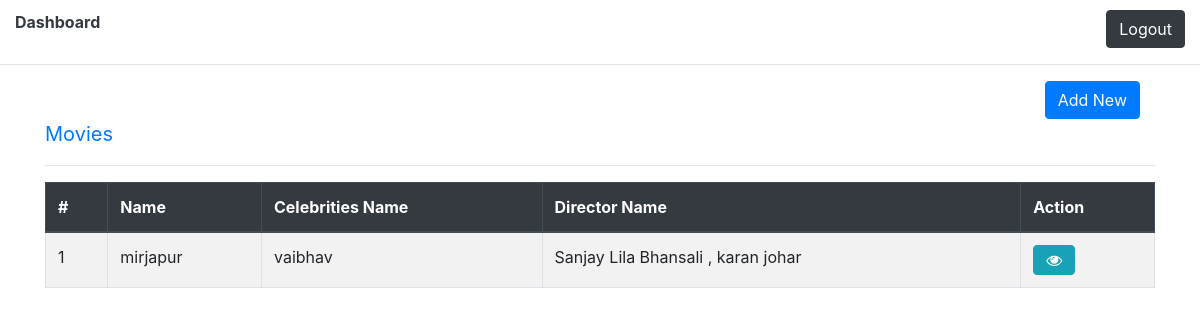
The app's page /admin/movie_listing.php (signed in) with its own data.
### tables this page shows
CREATE TABLE `tbl_movies` (
  `id` int(11) NOT NULL,
  `name` varchar(225) NOT NULL,
  `celeb_id` varchar(255) NOT NULL,
  `director_id` varchar(255) NOT NULL,
  `trailer_url` varchar(255) NOT NULL,
  `description` text NOT NULL
);

### admin/movie_listing.php (the view)
<?php
include "topnav.php";
?>
<div class="container">
    <div class="col-sm-12" align="right">
        <a href="add_movie.php" class="btn btn-primary">Add New</a>
    </div>
    <p class="text-primary" style="font-size: 20px;">Movies</p>
    <hr>
    <?php
    $select = "SELECT * FROM tbl_movies";
    $query = mysqli_query($con,$select);
    $i = 1;
    ?>
    <table class="table table-bordered table-hover table-striped">
        <thead class="thead-dark">
            <th>#</th>
            <th>Name</th>
            <th>Celebrities Name</th>
            <th>Director Name</th>
            <th>Action</th>
        </thead>
        <tbody>
            <?php
                while($row = mysqli_fetch_assoc($query))
                {
                    ?>
                        <tr>
                            <td><?= $i ?></td>
                            <td><?= $row['name'] ?></td>
                            <td><?php
                                $celeb_id = explode(',',$row['celeb_id']);
                                $celeb_name = [];
                                foreach($celeb_id as $id)
                                {
                                    $select = "SELECT * FROM tbl_celeb where id ='$id' ";
                                    $celeb = mysqli_query($con,$select);
                                    while($c = mysqli_fetch_assoc($celeb))
                                    {
                                        array_push($celeb_name,$c['name']);
                                    }
                                }
                                echo implode(' , ',$celeb_name);
                            ?>
                            </td>
                            <td><?php
                            $director_id = explode(',',$row['director_id']);
                            $dir_name = [];
                            foreach($director_id as $id)
                            {
                                $select = "SELECT * FROM tbl_director where id ='$id' ";
                                $dir = mysqli_query($con,$select);
                                while($c = mysqli_fetch_assoc($dir))
                                {
                                    array_push($dir_name,$c['name']);
                                }
                            }
                            echo implode(' , ',$dir_name);
                        ?>
                            </td>
                            <td><a href="view_movie.php?id=<?php echo $row['id']; ?>"><i  class="btn btn-info fa fa-eye"></i></a></td>
                        </tr>
                    <?php
                    $i++;
                }
            ?>
        </tbody>
    </table>
</div>
<?php
include "includes/footer.php";
?>

### records on screen
tbl_movies: name "mirjapur", celeb_name "vaibhav", dir_name "Sanjay Lila Bhansali , karan johar"
